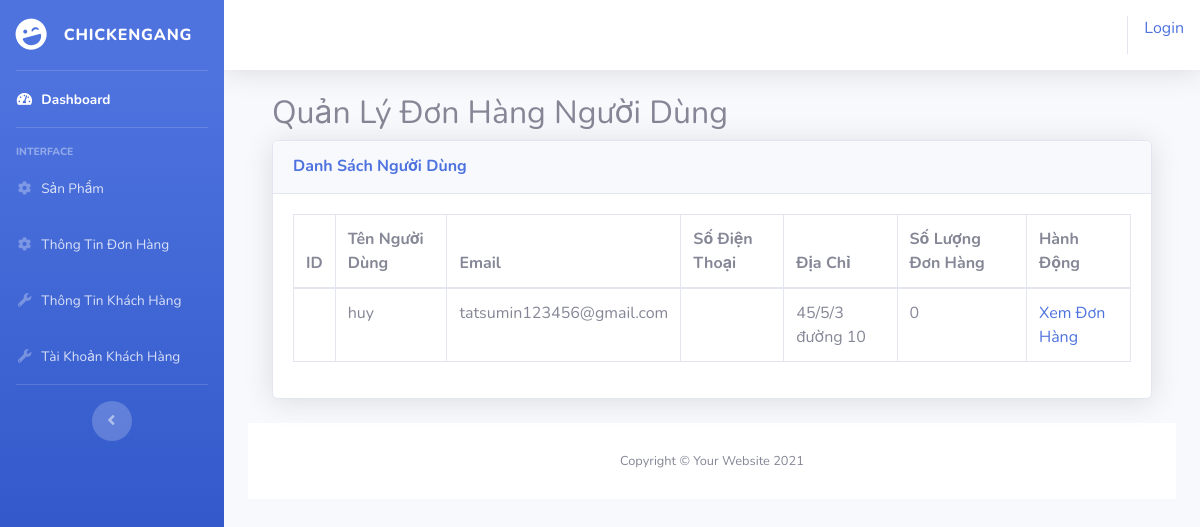
The app's page /admin/orders.php, older data.
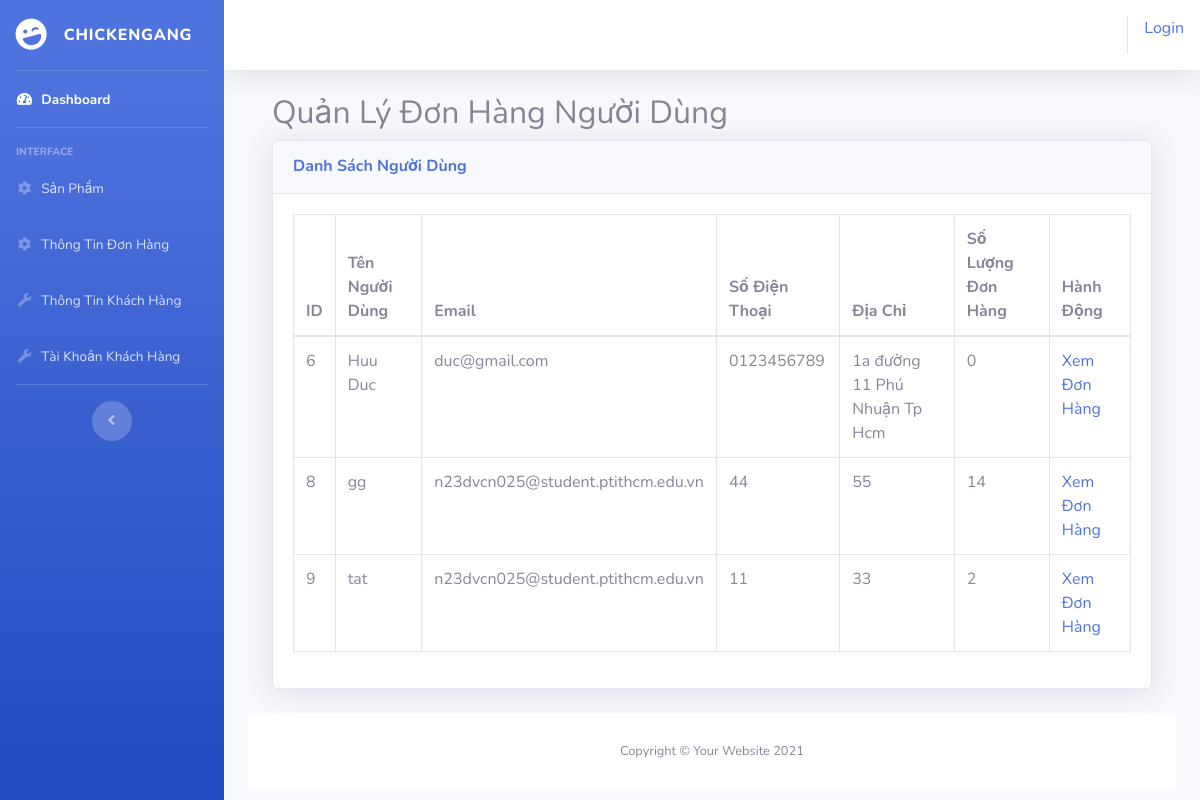
The same page, newer data.
### tables this page shows
CREATE TABLE `customer_information` (
  `id_CtInformation` int(11) NOT NULL,
  `user_id` int(11) DEFAULT NULL,
  `username` varchar(100) DEFAULT NULL,
  `email` varchar(100) DEFAULT NULL,
  `address` varchar(200) DEFAULT NULL,
  `card_number` varchar(255) DEFAULT NULL,
  `expire_date` varchar(100) DEFAULT NULL,
  `cvv` varchar(30) DEFAULT NULL,
  `phone_number` varchar(20) DEFAULT NULL
);

### admin/orders.php (the view, shortened to what this page needs)
<?php
include('../admin/db.php');
include('../admin/includes/header.php');
$sql_users = "SELECT ci.*, COUNT(c.id_Cart) AS order_count
              FROM customer_information ci
              LEFT JOIN cart c ON ci.user_id = c.user_id
              GROUP BY ci.user_id";
$result_users = $con->query($sql_users);
?>
<div class="container">
    <h2>Quản Lý Đơn Hàng Người Dùng</h2>
    <div class="row">
        <div class="col-lg-12 mb-4">
            <div class="card shadow">
                <div class="card-header py-3">
                    <h6 class="m-0 font-weight-bold text-primary">Danh Sách Người Dùng</h6>
                </div>
                <div class="card-body">
                    <div class="table-responsive">
                        <table class="table table-bordered">
                            <thead>
                                <tr>
                                    <th>ID</th>
                                    <th>Tên Người Dùng</th>
                                    <th>Email</th>
                                    <th>Số Điện Thoại</th>
                                    <th>Địa Chỉ</th>
                                    <th>Số Lượng Đơn Hàng</th>
                                    <th>Hành Động</th>
                                </tr>
                            </thead>
                            <tbody>
                                <?php
                                if ($result_users->num_rows > 0) {
                                    while ($user = $result_users->fetch_assoc()) {
                                        echo "<tr>";
                                        echo "<td>{$user['user_id']}</td>";
                                        echo "<td>{$user['username']}</td>";
                                        echo "<td>{$user['email']}</td>";
                                        echo "<td>{$user['phone_number']}</td>";
                                        echo "<td>{$user['address']}</td>";
                                        echo "<td>{$user['order_count']}</td>";
                                        echo "<td><a href='manage_user_orders.php?user_id={$user['user_id']}'>Xem Đơn Hàng</a></td>";
                                        echo "</tr>";
                                    }
                                } else {
                                    echo "<tr><td colspan='7'>Không có người dùng nào.</td></tr>";
                                }
                                ?>
                            </tbody>
                        </table>
                    </div>
                </div>
            </div>
        </div>
    </div>
</div>
<?php include('../admin/includes/footer.php'); ?>

Row changes from the older to the newer data that the page shows:
removed customer_information: username "huy", email "tatsumin123456@gmail.com", address "45/5/3 đường 10", order_count "0"
added customer_information: user "6", username "Huu Duc", email "duc@gmail.com", phone_number "0123456789", address "1a đường 11 Phú Nhuận Tp Hcm", order_count "0"
added customer_information: user "8", username "gg", email "n23dvcn025@student.ptithcm.edu.vn", phone_number "44", address "55", order_count "14"
added customer_information: user "9", username "tat", email "n23dvcn025@student.ptithcm.edu.vn", phone_number "11", address "33", order_count "2"
